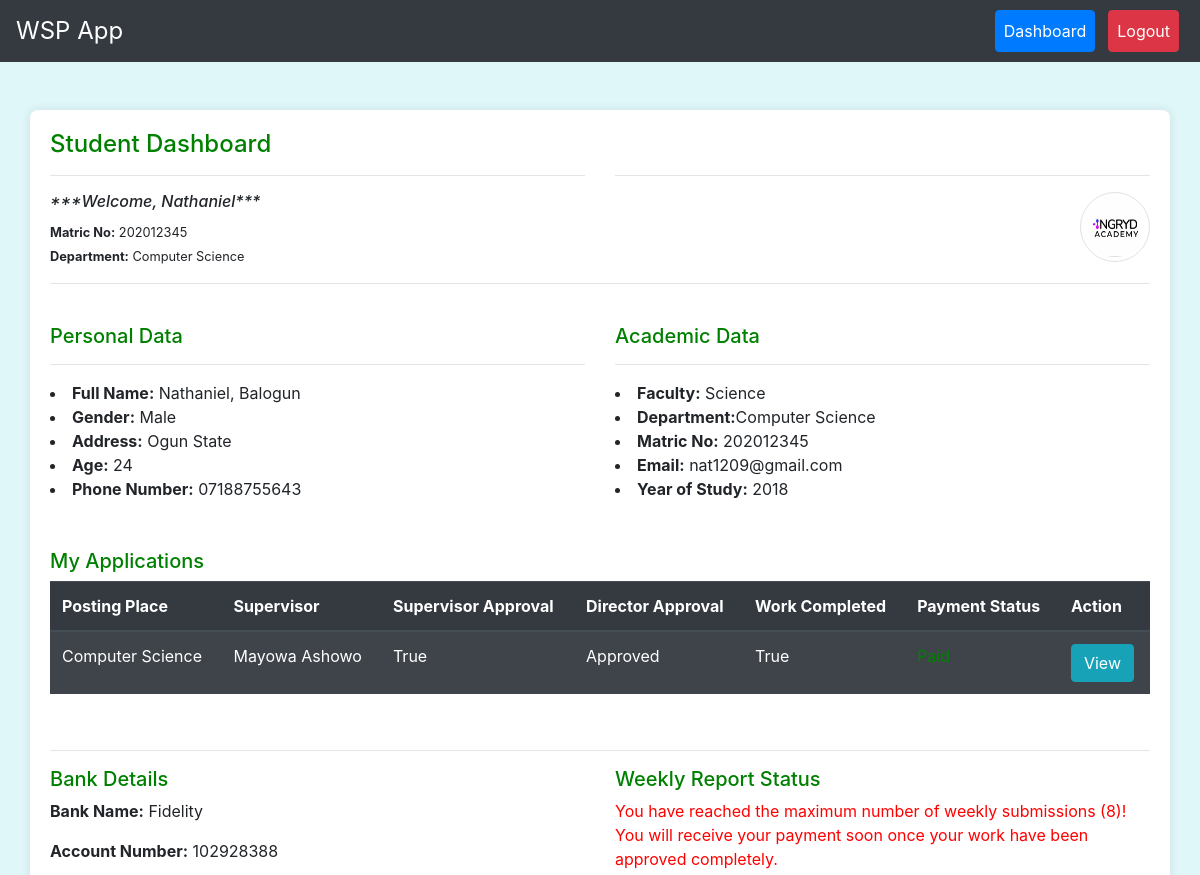
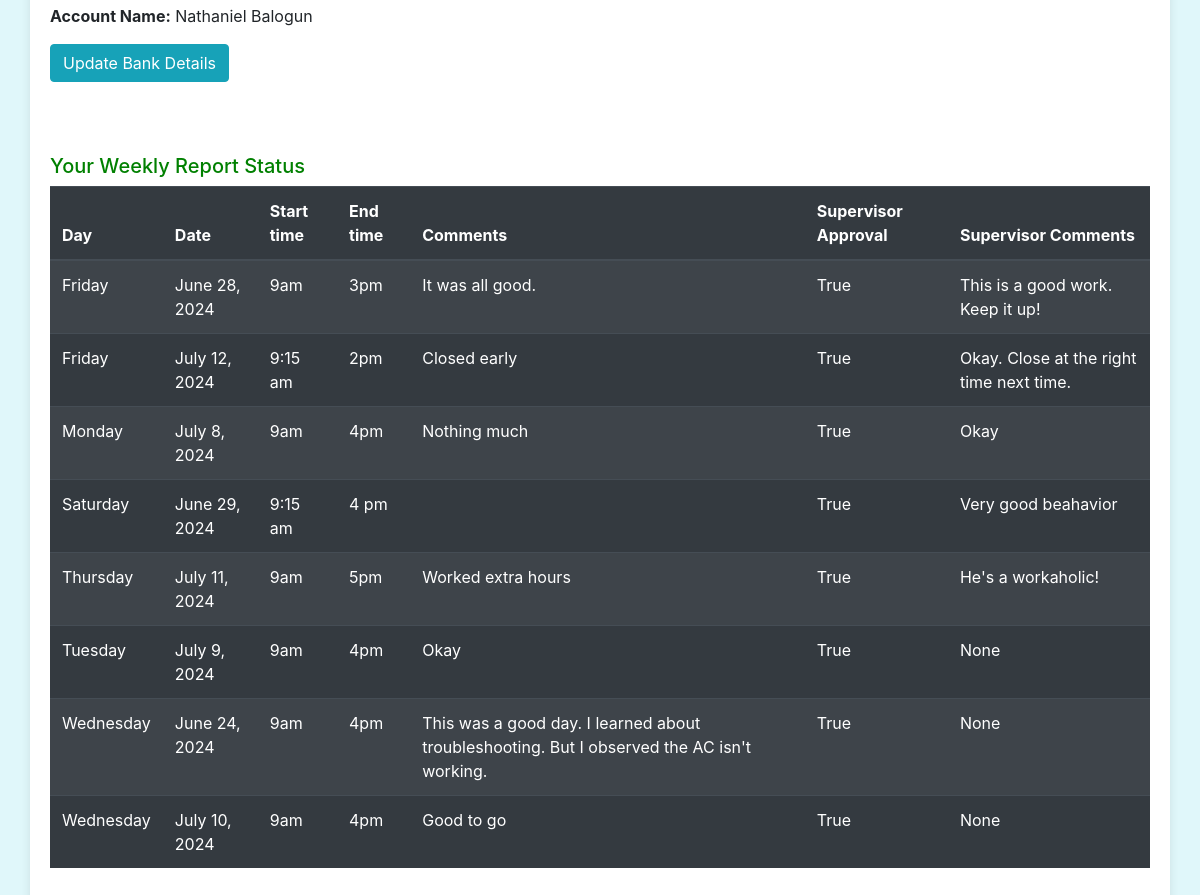
The page /dashboard/ (signed in) on the database its author committed (2 pictures, top to bottom).
### workapp/models.py (models this page shows, shortened)
class User(AbstractUser):
    ROLE_CHOICES = (
        ('student', 'Student'),
        ('director', 'Director'),
        ('supervisor', 'Supervisor'),
    )
    role = models.CharField(max_length=10, choices=ROLE_CHOICES)
    username = models.CharField(max_length=20, null=True, blank=True, unique=False, default='new_user')
    matric_number = models.CharField(max_length=20, null=True, blank=True, unique=True)
    staff_id = models.CharField(max_length=10, null=True, blank=True, unique=True)
    email = models.EmailField(null=True, blank=False, unique=True)
    department = models.CharField(max_length=100, null=True, blank=False)
    course_of_study = models.CharField(max_length=100, null=True, blank=False)
    faculty = models.CharField(max_length=100, null=True, blank=True, default='Science')
    specialization = models.CharField(max_length=100, null=True, blank=True)
    first_name = models.CharField(max_length=100)
    last_name = models.CharField(max_length=100)
    phone_number = models.CharField(max_length=12, null=True, blank=True, default='08012345678')
    contact_address = models.TextField(null=True, blank=True, default='Ogun State')
    date_of_birth = models.DateField(null=True, blank=True)
    GENDER_CHOICES = [
        ('M', 'Male'),
        ('F', 'Female')
    ]
    gender = models.CharField(max_length=1, choices=GENDER_CHOICES, null=True, blank=True)
    registration_date = models.DateField(default=date.today)
    def __str__(self):
        return f'{self.first_name} {self.last_name}'
    class Meta:
        ordering = ['-registration_date']

class StudentApplication(models.Model):
    student = models.ForeignKey(User, on_delete=models.CASCADE, related_name='applications', null=True)
    posting_place = models.ForeignKey(PostingPlace, on_delete=models.CASCADE)
    STATUS_CHOICES = [
        ('pending', 'Pending'),
        ('approved', 'Approved'),
        ('rejected', 'Rejected'),
    ]
    status = models.CharField(max_length=10, choices=STATUS_CHOICES, default='pending')
    supervisor_status = models.CharField(max_length=10, null=True, choices=STATUS_CHOICES, default='pending')
    director_approval = models.BooleanField(default=False)
    supervisor_approval = models.BooleanField(default=False, null=True)
    work_completed = models.BooleanField(default=False, null=True, blank=True)
    payment_status = models.BooleanField(default=False, null=True, blank=True)
    payment_receipt = models.ImageField(upload_to='receipts/', default=default_receipt, null=True, blank=True)
    start_date = models.DateField(null=True, blank=True)
    end_date = models.DateField(null=True, blank=True)
    student_photo = models.ImageField(upload_to='student_photos/', default=default_student_photo, null=True, blank=True)
    hod_recommendation_letter = models.FileField(upload_to='hod_signatures/', default=default_hod_signature, null=True, blank=True)
    room_number = models.CharField(max_length=20, null=True, blank=True)
    cgpa = models.DecimalField(max_digits=4, decimal_places=2, null=True, blank=True)
    year_of_study = models.IntegerField(null=True, blank=True)
    reason_for_desiring_to_work = models.TextField(null=True, blank=True)
    signature = models.FileField(upload_to='signatures/', default=default_signature, null=True, blank=True)
    area_of_interest = models.CharField(max_length=255, null=True, blank=True)
    date_signed = models.DateField(null=True, blank=True)
    def __str__(self):
        return f"{self.student.username} - {self.posting_place.name}"
    class Meta:
        ordering = [Case(
            When(status='pending', then=Value(0)),
            When(status='approved', then=Value(1)),
            When(status='rejected', then=Value(2)),
            output_field=IntegerField(),
        )]

class PostingPlace(models.Model):
    name = models.CharField(max_length=100)
    location = models.CharField(max_length=100, null=True, blank=True, default='School Campus')
    supervisor = models.ForeignKey(User, on_delete=models.SET_NULL, null=True, blank=True)

class BankDetails(models.Model):
    user = models.OneToOneField(User, on_delete=models.CASCADE)
    bank_name = models.CharField(max_length=100)
    account_number = models.CharField(max_length=20)
    account_name = models.CharField(max_length=100)
    def __str__(self):
        return f"Bank Details for {self.user.username}: {self.bank_name}, \
        {self.account_number}, {self.account_name}"

class WorkStatus(models.Model):
    application = models.ForeignKey(StudentApplication, on_delete=models.CASCADE, related_name='work_statuses', null=True)
    date = models.DateField()
    day = models.CharField(max_length=20, null=True)
    start_time = models.CharField(max_length=20, null=True)
    end_time = models.CharField(max_length=20, null=True)
    supervisor_name = models.CharField(max_length=50, null=True)
    student_checked = models.BooleanField(default=False)
    supervisor_approval = models.BooleanField(default=False)
    comments = models.TextField(null=True, blank=True)
    supervisor_comment = models.TextField(null=True)
    class Meta:
        ordering = ['date']

### workapp/views.py (the view, shortened to what this page needs)
# urls.py: path('dashboard/', views.dashboard, name='dashboard'),
@login_required
def dashboard(request):
    user = request.user
    if user.role == 'student':
        posting_places = PostingPlace.objects.all()
        applications = StudentApplication.objects.filter(student=request.user)
        latest_application = applications.latest('start_date') if applications.exists() else None
        app_count = applications.count()
        print(f"application for {user} => {applications}")
        work_statuses = WorkStatus.objects.filter(
            application__student=user).order_by('day')
        work_statuses_count = work_statuses.count()
        max_submissions = 8
        current_year = timezone.now().year
        user_dob = user.date_of_birth.year
        user_age = current_year - user_dob
        if request.method == 'POST':
            application_form = StudentApplicationForm(request.POST, request.FILES)
            posting_place_form = PostingPlaceForm2(request.POST)
            if 'apply_place' in request.POST:
                if application_form.is_valid():
                    print(f"student photo => {application_form}")
                    application = application_form.save(commit=False)
                    application.student = request.user
                    application.save()
                    return redirect('dashboard')
                else:
                    print('errors =>', application_form.errors)
            elif 'add_post_place' in request.POST:
                if posting_place_form.is_valid():
                    posting_place_form.save()
                    return redirect('dashboard')
        else:
            application_form = StudentApplicationForm()
            posting_place_form = PostingPlaceForm2()
        try:
            bank_detail = BankDetails.objects.get(user=user)
            print(f" {user.username} bank details => {bank_detail}")
        except BankDetails.DoesNotExist:
            bank_detail = None
        ctx = {'posting_places': posting_places, 'applications': applications,
                'application_form': application_form, 'posting_place_form':posting_place_form, 'app_count':app_count,
                 'work_statuses': work_statuses, 'user': user, 'work_statuses_count':work_statuses_count, 'latest_application': latest_application,\
                    'max_submissions':max_submissions, 'bank_detail':bank_detail, 'user':user, 'user_age':user_age}
        return render(request, 'student_dashboard.html', ctx)
    else:
        return render(request, 'other_dashboard.html')

### workapp/models.py (called while the page is built)
def default_student_photo():
    return 'student_photos/default.jpeg'

def default_receipt():
    return 'receipts/default_payment_transfer.jpeg'

def default_signature():
    return 'signatures/default_signature.jpeg'

def default_hod_signature():
    return 'hod_signatures/default_hod_signature.jpeg'

### workapp/templates/student_dashboard.html (shortened to what this page needs)
{% extends 'base.html' %}
{% load crispy_forms_tags %}
{% block content %}
    <div class="row">
        <div class="col-6">
            <h4 style="color:green">Student Dashboard</h4> <hr>
            <h6><em>***Welcome, {{ user.first_name }}***</em></h6>
            <small><b>Matric No:</b> {{ user.matric_number}}</small><br>
            <small><b>Department:</b> {{ user.department }}</small>
        </div>
        <div class="col-6">
            <h4 class="" style="margin-bottom: 45px;"></h4> <hr>
            <div class="user-photo" style="margin-left:50px; float: right;">
                <img src="{{ user.applications.first.student_photo.url }}" alt="User Photo" class="img-thumbnail"
                style="width: 70px; height: 70px; border-radius: 100%;">
            </div>
        </div>
    </div>
    <hr>  <br>
    <div class="row">
        <div class="col-6">
            <h5 style="color:green">Personal Data</h5><hr>
            <li><b>Full Name:</b> {{ user.first_name }}, {{ user.last_name}}</li>
            <li><b>Gender:</b> {% if user.gender == 'M' %}Male{% else %}Female{% endif %}</li>
            <li><b>Address:</b> {{ user.contact_address }}</li>
            <li><b>Age:</b> {{ user_age }}</li>
            <li><b>Phone Number:</b> {{ user.phone_number }}</li>
        </div>
        <div class="col-6">
            <h5 style="color:green">Academic Data</h5><hr>
            <li><b>Faculty:</b> {{ user.faculty }}</li>
            <li><b>Department:</b>{{ user.department }}</li>
            <li><b>Matric No:</b> {{ user.matric_number }}</li>
            <li><b>Email:</b> {{ user.email }}</li>
            {% if latest_application %}
                <li><strong>Year of Study:</strong> {{ latest_application.year_of_study }}</li>
            {% else %}
                <li><strong>Year of Study:</strong> NA</li>
            {% endif %}
        </div>
    </div>
    <br><br>
    <h5 style="color:green">My Applications</h5>
    {% if applications %}
    <div class="table-responsive">
        <table class="table table-dark table-striped">
            <thead>
                <tr>
                    <th>Posting Place</th>
                    <th>Supervisor</th>
                    <th>Supervisor Approval</th>
                    <th>Director Approval</th>
                    <th>Work Completed</th>
                    <th>Payment Status</th>
                    <th>Action</th>
                </tr>
            </thead>
            <tbody>
                {% for application in applications %}
                <tr>
                    <td>{{ application.posting_place.name }}</td>
                    <td>{{ application.posting_place.supervisor }}</td>
                    <td>{{ application.supervisor_approval }}</td>
                    <td>{{ application.get_status_display }}</td>
                    <td>{{ application.work_completed }}</td>
                    <td>{% if application.payment_status %}<span style="color:green">Paid</span>
                        {% else %}<span style="color:red">Unpaid</span>{% endif %}</td>
                    <td><a class="btn btn-info" href="{% url 'application_detail' application.id %}">View</a></td>
                </tr>
                {% empty %}
                <tr>
                    <td colspan="3">No applications submitted!</td>
                </tr>
                {% endfor %}
            </tbody>
        </table>
    </div>
    {% endif %}<br><hr>
    <div class="row">
        <div class="col-6">
            <h5 style="color:green">Bank Details</h5>
            {% if bank_detail %}
                <p><strong>Bank Name:</strong> {{ bank_detail.bank_name }}</p>
                <p><strong>Account Number:</strong> {{ bank_detail.account_number }}</p>
                <p><strong>Account Name:</strong> {{ bank_detail.account_name }}</p>
                <a href="{% url 'add_bank_details' %}" class="btn btn-info">Update Bank Details</a> <br>
            {% else %}
                <p style="color:red;">No bank details provided yet.</p>
                <a href="{% url 'add_bank_details' %}" class="btn btn-info">Add Bank Details</a> <br>
            {% endif %}
        </div>
        <div class="col-6">
            <h5 style="color:green">Weekly Report Status</h5>
            {% if applications %}
                {% for application in applications %}
                    {% if  application.status == 'pending' %}
                        <p style="color:red;">Oops! Your application hasn't been approved yet!</p>
                    {% else %}
                        {% if  application.status == 'rejected' %}
                            <p style="color:red;">Sorry! Your application has been rejected!</p>
                    {% else %}
                        {% if work_statuses_count < max_submissions %}
                            <form method="post" action="{% url 'submit_work_status' %}">
                                {% csrf_token %}
                                {{ work_status_form|crispy }}
                                <button type="submit" class="btn btn-info">Click Here To Send</button>
                            </form>
                        {% else %}
                            <p style="color:red;">You have reached the maximum number of weekly submissions ({{ max_submissions }})! You will receive your payment soon once your work have been approved completely.</p>
                        {% endif %}
                    {% endif %}
                    {% endif %}
                {% endfor %}
            {% else %}
                <p style="color:red;">You have no application!</p>
            {% endif %}
        </div>
    </div>
    <br><br><br>
    <h5 style="color:green">Your Weekly Report Status</h5>
    <div class="table-responsive">
        <table class="table table-dark table-striped">
            <thead>
                <tr>
                    <th>Day</th>
                    <th>Date</th>
                    <th>Start time</th>
                    <th>End time</th>
                    <th>Comments</th>
                    <th>Supervisor Approval</th>
                    <th>Supervisor Comments</th>
                </tr>
            </thead>
            <tbody>
                {% for status in work_statuses %}
                <tr>
                    <td>{{ status.day }}</td>
                    <td>{{ status.date }}</td>
                    <td>{{ status.start_time }}</td>
                    <td>{{ status.end_time }}</td>
                    <td>{{ status.comments }}</td>
                    <td>{{ status.supervisor_approval }}</td>
                    <td>{{ status.supervisor_comment }}</td>
                </tr>
                {% empty %}
                <tr>
                    <td colspan="8" >No work status entries found!</td>
                </tr>
                {% endfor %}
            </tbody>
        </table>
    </div>
    <br><br>
 {% endblock %}

### workapp/templates/base.html (style rules this page uses)
body { background-color: #e0f7fa; }

### rows shown on the page
User: first_name "Nathaniel", matric_number "202012345", department "Computer Science", applications.first.student_photo (picture), last_name "Balogun", contact_address "Ogun State", phone_number "07188755643", faculty "Science", email "nat1209@gmail.com"
StudentApplication: year_of_study "2018", posting_place.name "Computer Science", posting_place.supervisor "Mayowa Ashowo", supervisor_approval "True", status "Approved", work_completed "True", max_submissions "8"
BankDetails: bank_name "Fidelity", account_number "102928388", account_name "Nathaniel Balogun"
WorkStatus: day "Friday", date "June 28, 2024", start_time "9am", end_time "3pm", comments "It was all good.", supervisor_approval "True", supervisor_comment "This is a good work. Keep it up!"
WorkStatus: day "Friday", date "July 12, 2024", start_time "9:15 am", end_time "2pm", comments "Closed early", supervisor_approval "True", supervisor_comment "Okay. Close at the right time next time."
WorkStatus: day "Monday", date "July 8, 2024", start_time "9am", end_time "4pm", comments "Nothing much", supervisor_approval "True", supervisor_comment "Okay"
WorkStatus: day "Saturday", date "June 29, 2024", start_time "9:15 am", end_time "4 pm", supervisor_approval "True", supervisor_comment "Very good beahavior"
WorkStatus: day "Thursday", date "July 11, 2024", start_time "9am", end_time "5pm", comments "Worked extra hours", supervisor_approval "True", supervisor_comment "He's a workaholic!"
WorkStatus: day "Tuesday", date "July 9, 2024", start_time "9am", end_time "4pm", comments "Okay", supervisor_approval "True", supervisor_comment "None"
WorkStatus: day "Wednesday", date "June 24, 2024", start_time "9am", end_time "4pm", comments "This was a good day. I learned about troubleshooting. But I observed the AC isn't working.", supervisor_approval "True", supervisor_comment "None"
WorkStatus: day "Wednesday", date "July 10, 2024", start_time "9am", end_time "4pm", comments "Good to go", supervisor_approval "True", supervisor_comment "None"
